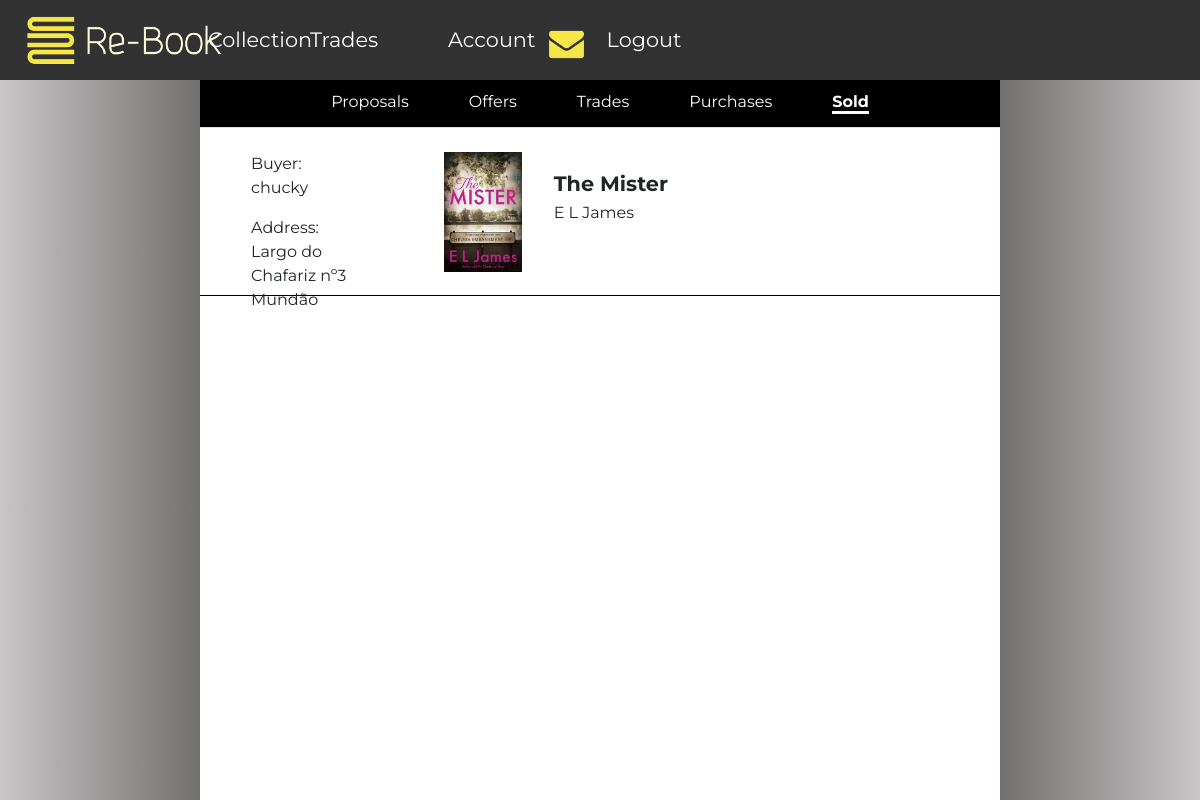
Page /sold (signed in) on the committed database.
### rebook/models.py (models this page shows)
class Purchases(models.Model):
    bookInstance = models.OneToOneField(BookInstance, on_delete=models.PROTECT)
    buyer = models.ForeignKey(User, on_delete=models.CASCADE)
    IBAN = models.CharField(max_length=50)

class User(AbstractUser):
    address = models.CharField(max_length=200)
    photo = models.ImageField(storage=fs)
    hasNotifications = models.BooleanField(default=False)

class BookInstance(models.Model):
    ISBN = models.ForeignKey(Book, on_delete=models.PROTECT)
    User = models.ForeignKey(User, on_delete=models.PROTECT)
    state = models.ForeignKey(BookState, on_delete=models.PROTECT)
    readingState = models.DecimalField(max_digits=4, decimal_places=3)
    goal = models.ForeignKey(BookGoals, on_delete=models.PROTECT)
    rating = models.ForeignKey(Ratings, on_delete=models.PROTECT, default=None, null=True)
    price = models.DecimalField(max_digits=10, decimal_places=2, null=True)

class Book(models.Model):
    ISBN = models.CharField(max_length=20, primary_key=True)
    title = models.CharField(max_length=100)
    author = models.ManyToManyField(Author)
    publisher = models.ForeignKey(Publisher, on_delete=models.CASCADE)
    year = models.IntegerField()
    cover = models.ImageField(storage=fs)

class Author(models.Model):
    name = models.CharField(max_length=70)

### rebook/views.py (the view)
# urls.py: path('sold', views.sold),
def sold(request):
    b = BookInstance.objects.filter(User=request.user)
    my_purchases = []
    for book in b:
        if len(Purchases.objects.filter(bookInstance=book)) != 0:
            my_purchases.append(Purchases.objects.get(bookInstance=book))
    return render(request, 'sold.html', {'my_purchases': my_purchases})

### rebook/templates/sold.html
{% extends "layout.html" %}
{% load custom_tags %}
{% block main %}
    <ul class="row nav nav-tabs justify-content-center">
        <li><a href="/proposals" id="toggle-proposals">Proposals</a></li>
        <li><a href="/offers" id="toggle-offers">Offers</a></li>
        <li><a href="/trades" id="toggle-trades">Trades</a></li>
        <li><a href="/purchases" id="toggle-offers">Purchases</a></li>
        <li><a href="/sold" class="active" id="toggle-offers">Sold</a></li>
    </ul>
    <div class="">
        {% for purchase in my_purchases %}
        <div class="row bookListItem">
            <div class="col-2 bookDetails my-auto">
                <p class="proposalMaker">Buyer: {{purchase.buyer.username}}</p>
                <p class="proposalMaker">Address: {{purchase.buyer.address}}</p>
            </div>
            <div class="col-2">
                <img src="{{ purchase.bookInstance.ISBN.cover.url }}" class="cover" id="bookCover"/>
            </div>
            <div class="col-4 bookDetails">
                <p class="bookTitle">{{ purchase.bookInstance.ISBN.title }}</p>
                    {% for author in purchase.bookInstance.ISBN.author.all %}
                        <span class="authorName">{{ author.name }}</span>
                    {% endfor %}
            </div>
        </div>
        {% endfor %}
    </div>
{% endblock %}

### rebook/static/styles/layoutStyles.css (style rules this page uses)
body { font-family: 'Montserrat', sans-serif; }
.bookListItem { height: 21vh; padding-bottom: 3vh !important; padding-top: 3vh !important; border-bottom: 1px solid black; text-align: center; }
.bookDetails { text-align: left; margin-left: 3vw }
.cover { height: 15vh; margin-right: 5vw; padding-left: 5vw }
.bookTitle { font-size: 1.3rem; margin-top: 2vh; font-weight: bold; margin-bottom: 2px; }
.bookTitle, .cover { cursor: pointer }
.authorName { font-size: 1rem; margin-right: 10px }
.nav.nav-tabs { background-color: black; height: 6vh; }
.nav.nav-tabs li { justify-content: center; height: 100%; padding: 10px 30px 0 30px; }
.nav.nav-tabs a { color: white; }
.nav.nav-tabs a.active { border-bottom: 3px solid white; font-weight: bold; }

### rows in the picture
Purchases: buyer.username "chucky", buyer.address "Largo do Chafariz nº3 Mundão", bookInstance.ISBN.cover (picture), bookInstance.ISBN "The Mister"
Author: name "E L James"
